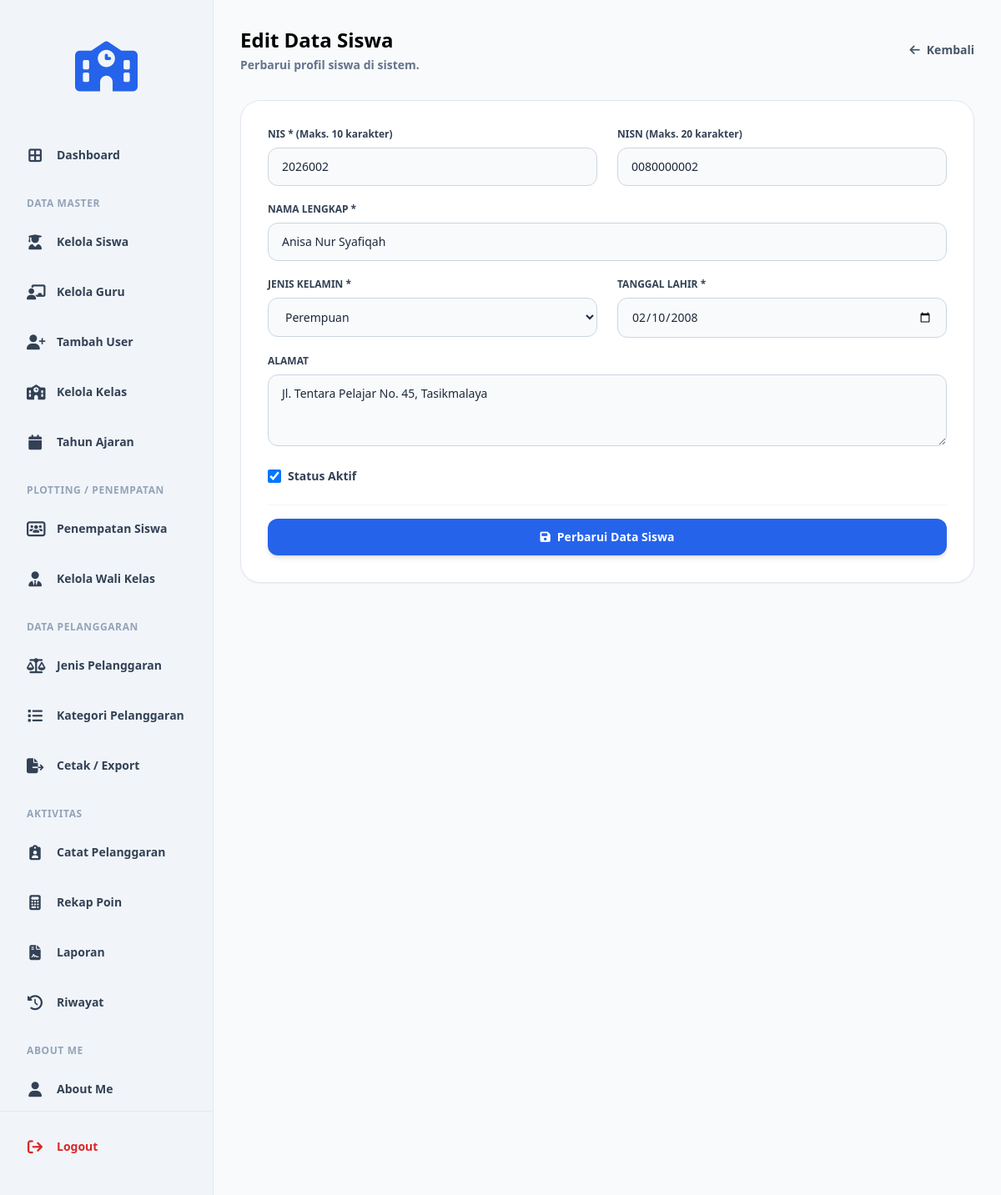
Screenshot of /edit_siswa.php?id=2 (signed in) with the database file from the repository.
### tables this page shows
CREATE TABLE `t_siswa` (
  `id` int(11) NOT NULL,
  `nis` varchar(20) DEFAULT NULL,
  `nisn` varchar(20) DEFAULT NULL,
  `nama` varchar(150) DEFAULT NULL,
  `jenis_kelamin` varchar(4) NOT NULL,
  `tanggal_lahir` date NOT NULL,
  `alamat` text NOT NULL,
  `status_aktif` tinyint(1) NOT NULL,
  `created_at` timestamp NOT NULL DEFAULT current_timestamp(),
  `updated_at` timestamp NOT NULL DEFAULT current_timestamp()
);

### edit_siswa.php (the view, shortened to what this page needs)
<?php
include 'config/koneksi.php';
$id = $_GET['id'] ?? null;
$query_data = mysqli_query($koneksi, "SELECT * FROM t_siswa WHERE id = '$id'");
$data = mysqli_fetch_assoc($query_data);
?>
<!DOCTYPE html>
<html lang="id">
<head>
    <?php include 'layouts/head.php'; ?>
</head>
<body class="bg-slate-50 text-slate-800 font-sans min-h-screen flex">
    <?php include 'layouts/sidebar.php'; ?>
    <main class="flex-1 p-8 bg-slate-50 overflow-y-auto">
        <div class="flex justify-between items-center mb-8 max-w-4xl mx-auto">
            <div>
                <h1 class="text-2xl font-bold text-black">Edit Data Siswa</h1>
                <p class="text-sm font-bold text-slate-500 mt-1">Perbarui profil siswa di sistem.</p>
            </div>
            <a href="kelola_siswa.php" class="text-slate-600 hover:text-black font-bold text-sm flex items-center gap-2">
                <i class="fa-solid fa-arrow-left"></i> Kembali
            </a>
        </div>
        <div class="max-w-4xl mx-auto bg-white p-8 rounded-[1.5rem] shadow-sm border border-slate-200">
            <form method="POST" action="">
                <div class="grid grid-cols-2 gap-6 mb-5">
                    <div>
                        <label class="block text-xs font-bold text-slate-700 mb-2">NIS * (Maks. 10 karakter)</label>
                        <input type="text" name="nis" maxlength="10" value="<?php echo htmlspecialchars($data['nis']); ?>" required class="w-full border border-slate-300 px-4 py-3 rounded-xl text-sm focus:border-blue-600 focus:outline-none bg-slate-50">
                    </div>
                    <div>
                        <label class="block text-xs font-bold text-slate-700 mb-2">NISN (Maks. 20 karakter)</label>
                        <input type="text" name="nisn" maxlength="20" value="<?php echo htmlspecialchars($data['nisn']); ?>" class="w-full border border-slate-300 px-4 py-3 rounded-xl text-sm focus:border-blue-600 focus:outline-none bg-slate-50">
                    </div>
                </div>
                <div class="mb-5">
                    <label class="block text-xs font-bold text-slate-700 mb-2">NAMA LENGKAP *</label>
                    <input type="text" name="nama" value="<?php echo htmlspecialchars($data['nama']); ?>" required class="w-full border border-slate-300 px-4 py-3 rounded-xl text-sm focus:border-blue-600 focus:outline-none bg-slate-50">
                </div>
                <div class="grid grid-cols-2 gap-6 mb-5">
                    <div>
                        <label class="block text-xs font-bold text-slate-700 mb-2">JENIS KELAMIN *</label>
                        <select name="jenis_kelamin" required class="w-full border border-slate-300 px-4 py-3 rounded-xl text-sm focus:border-blue-600 focus:outline-none bg-slate-50">
                            <option value="P" <?php echo $data['jenis_kelamin'] == 'P' ? 'selected' : ''; ?>>Perempuan</option>
                        </select>
                    </div>
                    <div>
                        <label class="block text-xs font-bold text-slate-700 mb-2">TANGGAL LAHIR *</label>
                        <input type="date" name="tanggal_lahir" value="<?php echo $data['tanggal_lahir']; ?>" required class="w-full border border-slate-300 px-4 py-3 rounded-xl text-sm focus:border-blue-600 focus:outline-none bg-slate-50">
                    </div>
                </div>
                <div class="mb-5">
                    <label class="block text-xs font-bold text-slate-700 mb-2">ALAMAT</label>
                    <textarea name="alamat" rows="3" class="w-full border border-slate-300 px-4 py-3 rounded-xl text-sm focus:border-blue-600 focus:outline-none bg-slate-50"><?php echo htmlspecialchars($data['alamat']); ?></textarea>
                </div>
                <div class="flex items-center gap-2 mb-6 mt-2">
                    <input type="checkbox" name="status_aktif" value="1" <?php echo $data['status_aktif'] == 1 ? 'checked' : ''; ?> class="w-4 h-4 text-blue-600 bg-slate-100 border-slate-300 rounded focus:ring-blue-500">
                    <label class="text-sm font-bold text-slate-700">Status Aktif</label>
                </div>
                <div class="pt-4 border-t border-slate-100">
                    <button type="submit" class="w-full bg-blue-600 hover:bg-blue-700 text-white font-bold py-3 px-6 rounded-xl text-sm shadow-md transition flex items-center justify-center gap-2">
                        <i class="fa-solid fa-save"></i> Perbarui Data Siswa
                    </button>
                </div>
            </form>
        </div>
    </main>
</body>
</html>

### rows the page displays
t_siswa: nis "2026002", nisn "0080000002", nama "Anisa Nur Syafiqah", jenis_kelamin "Perempuan", tanggal_lahir "02/10/2008", alamat "Jl. Tentara Pelajar No. 45, Tasikmalaya", status_aktif "☑"
